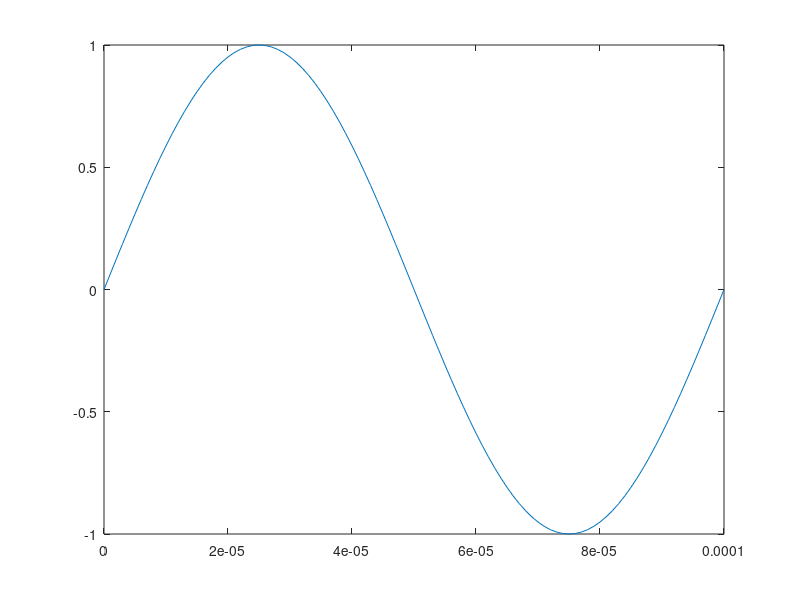

Reproduce this figure in MATLAB. (Note: this script raises an error after producing the figure.)
clear all; close all; clc
% dados do sinal
f = 10000;%Freq entrada Hz

%%
% gerar sinal
tempo = 0:1/(100*f):1/f;
sinal1 = 1*sin(2*pi*f*tempo);
sinal2 = 2*sin(2*pi*f*tempo);
sinal3 = 4*sin(2*pi*f*tempo);
sinal4 = 8*sin(2*pi*f*tempo);
sinal5 = 10*sin(2*pi*f*tempo);
% plotar sinal
plot(tempo,sinal1)
hold;

%%
% Gera o header

for i = 1:length(sinal1)
    if i == length(sinal1)
        names(i+1) = "Forma de onda";
    end
    names(i) = "Amostra " + i;
end

header_string = names{1};
for i = 2:length(names)
    header_string = [header_string,',',names{i}];
end

%% adiciona a classe do sinal
sinal1(length(sinal1)+1) = 1;
sinal2(length(sinal2)+1) = 1;
sinal3(length(sinal3)+1) = 1;
sinal4(length(sinal4)+1) = 1;
sinal5(length(sinal5)+1) = 1;

%%
%write the string to a file
fid = fopen('test.csv','w');
fprintf(fid,'%s\r\n',header_string);
fclose(fid);

dlmwrite('test.csv', sinal1, 'precision', '%.3f', '-append')
dlmwrite('test.csv', sinal2, 'precision', '%.3f', '-append');
dlmwrite('test.csv', sinal3, 'precision', '%.3f', '-append');
dlmwrite('test.csv', sinal4, 'precision', '%.3f', '-append');
dlmwrite('test.csv', sinal5, 'precision', '%.3f', '-append');


